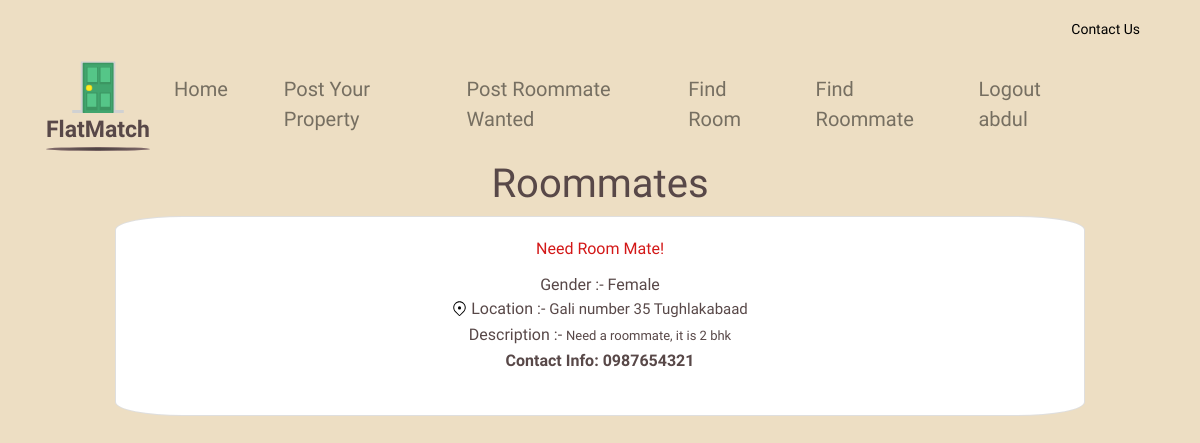
/roommate?id=2 (signed in), run on the app's committed database.
### tables this page shows
CREATE TABLE Roommate (
                id INTEGER PRIMARY KEY,
                address TEXT,   
                gender TEXT,
                description TEXT,
                contact TEXT,
                latitude REAL,
                longitude REAL
                 );

### app.py (the view)
@app.route('/roommate', methods=['GET', 'POST'])
def get_roommates():
    conn = sqlite3.connect('dummy.db')
    c = conn.cursor()
    roommate_id = request.args.get('id')
    print("id== ", roommate_id)
    if 'username' in session:
        username = session['username']
        print("username=",username)
        if roommate_id == 'all':
            c.execute("SELECT id,address,gender,description FROM Roommate")
            roommates = c.fetchall()
            conn.close()
            return render_template('roommate.html', roommates=roommates, username=username)
        elif roommate_id and roommate_id.isdigit():
            c.execute("SELECT * FROM Roommate WHERE id=?", (roommate_id,))
            roommate = c.fetchone()
            if roommate:
                conn.close()
                return render_template('roommate.html', roommates=[roommate], username=username)
            else:
                conn.close()
                return jsonify({'message': 'Roommate not found'}), 404
    else:
        conn.close()
        flash('You Need to login First,and Please try again.', 'error')
        return redirect(url_for('login'))

### templates/roommate.html (shortened to what this page needs)
{% extends "base.html" %}
{% block content %}
<h1 class="text-center">Roommates</h1>
<div class="row ">
    {% for roommate in roommates %}
    <div class="col-md-10" style="margin-bottom: 2.5rem;">
        <div class="card" style="border-radius: 7%;">
            <div class="card-body customised-roommate-fonts-colors" style="text-align: center;">
                <h7 class="card-title" >Need Room Mate!</h7>
                <div style="display: block;">
                    <p class="card-text" style="display: inline; font-family: var(--font-kodchasan);">Gender :- </p>
                    <p class="card-text" id="gender" style="display: inline;">{{ roommate[2] }}</p>
                </div>
                <div style="display: block; ">
                    <img src="/static/location.svg" style="vertical-align: top; margin-top: 4px; width: 15px;" alt="">
                    <p class="card-text" style="display: inline; vertical-align: top; font-family: var(--font-kodchasan);">Location :- </p>
                    <p class="card-text" style="display: inline-block; max-width: 65%; text-overflow: ellipsis;text-align: left;font-size: 15px;">{{ roommate[1] }}</p>
                </div>
                <div style="display: block; margin-top: 2px;">
                    <p class="card-text" style="display: inline; vertical-align: top; font-family: var(--font-kodchasan);">Description :- </p>
                    <p class="card-text" style="display: inline-block; max-width: 65%; text-overflow: ellipsis;text-align: left; font-size: 13px;">{{ roommate[3] }}</p>
                </div>
                {% if roommate[4] %}
                <div>
                    <p class="card-text" style="font-weight: 600; margin-top: 2px;">Contact Info: {{ roommate[4] }}</p>
                </div>
                {% else %}
                <a href="/roommate?id={{ roommate[0] }}" style="margin-top: 5px;" class="btn btn-primary rounded-pill customised-btn">Connect with Roommate</a>
                {% endif %}
            </div>
        </div>
    </div>
    {% endfor %}
</div>
{% endblock %}

### static/style.css (style rules this page uses)
body { font-family: Arial, sans-serif; margin: 0; padding: 0; font-size: var(--font-size-lgi); color: var(--color-dimgray); font-family: var(--font-marko-one); background-color: rgba(228, 205, 165, 0.66); }
:root { --font-marko-one: "Marko One"; --font-kufam: Kufam; --font-kodchasan: Kodchasan; --font-kantumruy: Kantumruy; --font-kadwa: Kadwa; --font-marcellus-sc: "Marcellus SC"; --color-white: #fff; --color-sandybrown: #edbc69; --color-dimgray: #584848; --color-red: #ff1010; --color-gray: rgba(255, 253, 253, 0); --color-darkgray: #b2a390; --color-gainsboro: #d9d9d9; }
.row { justify-content: center; margin-right: 0px; margin-left: 0px; }
.card { flex-wrap: wrap; align-items: normal; }
.card-title { display: flex; justify-content: center; }
.card-text:last-child { justify-content: center; display: flex; }
.customised-roommate-fonts-colors>h7 { color: #d31818; font-family: var(--font-kufam); }
.customised-roommate-fonts-colors div p { color: var(--color-dimgray); font-family: var(--font-kufam); }

### data on the page
Roommate: gender "Female", address "Gali number 35 Tughlakabaad", description "Need a roommate, it is 2 bhk", contact "0987654321"

### other printed values
{{ username }} "abdul"
